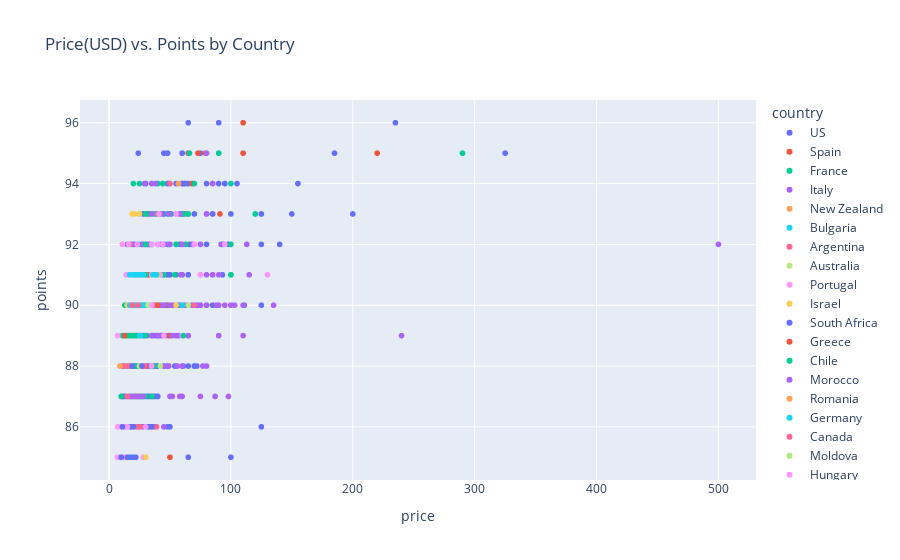

The notebook cell saved with this chart:
### Markdown cell above
The scatter plot below checks if there is a correlation between wine quality (points) and its price.

### Code cell
# Plot scatter plot
fig = px.scatter(wine_df, x='price', y='points', color='country', hover_data=['variety', 'winery'],
                 title='Price(USD) vs. Points by Country')
fig.show()

### Figure 1 — Plotly figure (JSON) as saved in the notebook; plotly's stock layout.template omitted (floating-point values rounded to 4 significant figures; data arrays with more than 128 entries replaced by an {"elided": "..."} marker saying what was removed)
{"data": [{"customdata": {"elided": "504x2 str values"}, "hovertemplate": "country=US<br>price=%{x}<br>points=%{y}<br>variety=%{customdata[0]}<br>winery=%{customdata[1]}<extra></extra>", "legendgroup": "US", "marker": {"color": "#636efa", "symbol": "circle"}, "mode": "markers", "name": "US", "showlegend": true, "type": "scattergl", "x": {"elided": "504 int values"}, "xaxis": "x", "y": {"elided": "504 int values"}, "yaxis": "y"}, {"customdata": [["Tinta de Toro", "Bodega Carmen Rodr√≠guez"], ["Tinta de Toro", "Numanthia"], ["Tinta de Toro", "Maurodos"], ["Tinta de Toro", "Bodega Carmen Rodr√≠guez"], ["Tempranillo", "Valduero"], ["Tempranillo Blend", "Muga"], ["Tinta de Toro", "Numanthia"], ["Menc√≠a", "Don Bernardino"], ["Palomino", "Gonz√°lez Byass"], ["Monastrell", "Casa de la Ermita"], ["Tempranillo", "Pagos del Rey"], ["Tempranillo", "Valdelacierva"], ["Albari√±o", "Mar de Vi√±as"], ["Sparkling Blend", "Bohigas"], ["Tempranillo", "CVNE"], ["Tempranillo Blend", "Marqu√©s de C√°ceres"], ["Tinta de Toro", "Pagos del Rey"], ["Godello", "Valdesil"], ["Red Blend", "Jaspi"], ["Sparkling Blend", "Sumarroca"], ["Tempranillo", "Val de Los Frailes"], ["Tempranillo Blend", "Yuntero"], ["Tempranillo Blend", "Bodega Classica"], ["Red Blend", "Matarromera"], ["Albari√±o", "Granbaz√°n"], ["Tempranillo", "Matarromera"], ["Tempranillo", "Quintana de Cue"], ["Tempranillo", "Casa del Valle"], ["Albari√±o", "Palacio de Fefi√±anes"], ["White Blend", "Valquejigoso"], ["Sparkling Blend", "Sumarroca"], ["Tempranillo", "Trus"], ["Sherry", "Bodegas Dios Baco S.L."], ["Tempranillo", "Condado de Oriza"], ["Sherry", "Delgado Zuleta"], ["Tempranillo Blend", "Se√±or√≠o de Sotillo"], ["Red Blend", "Portal del Montsant"], ["Red Blend", "Vega Escal"], ["Albari√±o", "Mar de Frades"], ["Tempranillo", "Maitea"], ["Sparkling Blend", "Castellroig"], ["Tempranillo", "Bodegas Muriel"], ["Tempranillo Blend", "Burgo Viejo"], ["Tempranillo", "Lleiroso"], ["Red Blend", "Pago de Carraovejas"], ["Albari√±o", "Castro Brey"], ["Tempranillo", "Venta Morales"], ["Sparkling Blend", "Llopart"], ["Palomino", "Gonz√°lez Byass"], ["Red Blend", "Vivanco"], ["Red Blend", "Bernard Magrez"], ["Tempranillo Blend", "Beronia"], ["Sparkling Blend", "Llopart"], ["Sparkling Blend", "Torell√≥"], ["Godello", "Dominio Do Bibei"], ["Palomino", "Gonz√°lez Byass"], ["Tempranillo", "Maset del Lle√≥"], ["Sherry", "Lustau"], ["Tempranillo", "San Vicente"], ["Garnacha", "Par√©s Balt√†"], ["Tempranillo Blend", "Rioja Vega"], ["Tempranillo", "Valdub√≥n"], ["Menc√≠a", "Losada"], ["Monastrell", "Finca Hispana"]], "hovertemplate": "country=Spain<br>price=%{x}<br>points=%{y}<br>variety=%{customdata[0]}<br>winery=%{customdata[1]}<extra></extra>", "legendgroup": "Spain", "marker": {"color": "#EF553B", "symbol": "circle"}, "mode": "markers", "name": "Spain", "showlegend": true, "type": "scattergl", "x": [110, 73, 65, 110, 80, 79, 220, 17, 26, null, 22, 17, 17, 17, 44, 44, 30, 25, 22, 18, 30, 17, 68, null, 22, 32, 35, 28, 26, 49, 18, 27, 25, 15, 16, 15, 28, 23, 25, 12, 18, 20, 17, 64, 91, 20, 11, 35, 26, 50, 26, 21, 35, 25, 36, 26, 30, 30, 61, 50, 35, 24, 25, 15], "xaxis": "x", "y": [96, 95, 95, 95, 95, 95, 95, 90, 90, 86, 90, 90, 90, 89, 89, 89, 89, 88, 87, 87, 88, 88, 94, 94, 91, 91, 90, 90, 90, 90, 87, 87, 87, 87, 87, 87, 87, 89, 89, 89, 89, 90, 90, 93, 93, 90, 88, 90, 90, 85, 89, 90, 90, 90, 90, 90, 90, 93, 93, 89, 90, 90, 88, 87], "yaxis": "y"}, {"customdata": {"elided": "172x2 str values"}, "hovertemplate": "country=France<br>price=%{x}<br>points=%{y}<br>variety=%{customdata[0]}<br>winery=%{customdata[1]}<extra></extra>", "legendgroup": "France", "marker": {"color": "#00cc96", "symbol": "circle"}, "mode": "markers", "name": "France", "showlegend": true, "type": "scattergl", "x": {"elided": "172 int values"}, "xaxis": "x", "y": {"elided": "172 int values"}, "yaxis": "y"}, {"customdata": {"elided": "163x2 str values"}, "hovertemplate": "country=Italy<br>price=%{x}<br>points=%{y}<br>variety=%{customdata[0]}<br>winery=%{customdata[1]}<extra></extra>", "legendgroup": "Italy", "marker": {"color": "#ab63fa", "symbol": "circle"}, "mode": "markers", "name": "Italy", "showlegend": true, "type": "scattergl", "x": {"elided": "163 int values"}, "xaxis": "x", "y": {"elided": "163 int values"}, "yaxis": "y"}, {"customdata": [["Chardonnay", "Kumeu River"], ["Chardonnay", "Kumeu River"]], "hovertemplate": "country=New Zealand<br>price=%{x}<br>points=%{y}<br>variety=%{customdata[0]}<br>winery=%{customdata[1]}<extra></extra>", "legendgroup": "New Zealand", "marker": {"color": "#FFA15A", "symbol": "circle"}, "mode": "markers", "name": "New Zealand", "showlegend": true, "type": "scattergl", "x": [57, 57], "xaxis": "x", "y": [94, 94], "yaxis": "y"}, {"customdata": [["Mavrud", "Villa Melnik"], ["Mavrud", "Edoardo Miroglio"], ["Chardonnay", "Vini"], ["Syrah", "Castra Rubra"], ["Pinot Noir", "Vini"]], "hovertemplate": "country=Bulgaria<br>price=%{x}<br>points=%{y}<br>variety=%{customdata[0]}<br>winery=%{customdata[1]}<extra></extra>", "legendgroup": "Bulgaria", "marker": {"color": "#19d3f3", "symbol": "circle"}, "mode": "markers", "name": "Bulgaria", "showlegend": true, "type": "scattergl", "x": [15, 26, 9, 28, 10], "xaxis": "x", "y": [90, 90, 85, 90, 88], "yaxis": "y"}, {"customdata": [["Malbec", "Matias Riccitelli"], ["Malbec", "Navarro Correas"], ["Ros√©", "Zorzal"], ["Malbec", "Vi√±alba"], ["Bordeaux-style Red Blend", "Piattelli"], ["Malbec", "Tupun"], ["Cabernet Sauvignon", "Lamadrid"], ["Cabernet Sauvignon", "Pascual Toso"], ["Sauvignon Blanc", "Finca Las Moras"], ["Malbec", "Bota Box"], ["Malbec", "Don Miguel Gasc√≥n"], ["Torront√©s", "Finca la Malena"], ["Malbec", "Domaine Jean Bousquet"], ["Torront√©s", "Via Revolucionaria"], ["Malbec-Cabernet Sauvignon", "Bodega Las Ca√±itas"], ["Malbec", "The Seeker"], ["White Blend", "Chakana"], ["Bordeaux-style Red Blend", "Zorzal"], ["Sparkling Blend", "Cruzat"], ["Malbec", "Vi√±a Cobos"], ["Malbec", "Proemio"], ["Malbec", "Bodega Renacer"], ["Torront√©s", "Trapiche"], ["Cabernet Franc", "Verum"], ["Torront√©s", "Quara"]], "hovertemplate": "country=Argentina<br>price=%{x}<br>points=%{y}<br>variety=%{customdata[0]}<br>winery=%{customdata[1]}<extra></extra>", "legendgroup": "Argentina", "marker": {"color": "#FF6692", "symbol": "circle"}, "mode": "markers", "name": "Argentina", "showlegend": true, "type": "scattergl", "x": [30, 25, 12, 15, 26, 15, 15, 50, 10, 23, 15, 14, 25, 26, 39, 14, 13, 30, 15, 40, 11, 12, 18, 29, 12], "xaxis": "x", "y": [91, 91, 86, 86, 88, 87, 88, 94, 86, 86, 86, 86, 88, 86, 86, 85, 85, 85, 85, 93, 85, 85, 88, 88, 88], "yaxis": "y"}, {"customdata": [["Pinot Noir", "Moorooduc"], ["Pinot Noir", "Riposte"], ["Pinot Noir", "Giant Steps"], ["Shiraz", "D'Arenberg"], ["Pinot Noir", "Dalrymple"], ["Chardonnay", "Heggies Vineyard"]], "hovertemplate": "country=Australia<br>price=%{x}<br>points=%{y}<br>variety=%{customdata[0]}<br>winery=%{customdata[1]}<extra></extra>", "legendgroup": "Australia", "marker": {"color": "#B6E880", "symbol": "circle"}, "mode": "markers", "name": "Australia", "showlegend": true, "type": "scattergl", "x": [36, 20, 42, 65, 65, 25], "xaxis": "x", "y": [91, 90, 88, 90, 90, 88], "yaxis": "y"}, {"customdata": {"elided": "70x2 str values"}, "hovertemplate": "country=Portugal<br>price=%{x}<br>points=%{y}<br>variety=%{customdata[0]}<br>winery=%{customdata[1]}<extra></extra>", "legendgroup": "Portugal", "marker": {"color": "#FF97FF", "symbol": "circle"}, "mode": "markers", "name": "Portugal", "showlegend": true, "type": "scattergl", "x": [23, 15, 12, 10, 12, 7, 20, 55, 41, 40, 35, 95, 18, 130, 30, 14, 42, 15, 10, 12, 15, 13, null, 30, 45, 23, 70, 40, 23, 19, null, 16, 33, 19, 11, 10, 18, 7, 17, 11, 44, 18, 7, 17, 60, 18, 18, 30, 10, 9, 7, 12, 28, 11, 7, 8, 10, 9, 35, 17, 22, 28, 75, 30, null, null, 26, null, 16, 35], "xaxis": "x", "y": [91, 91, 86, 86, 86, 86, 89, 93, 93, 92, 92, 92, 91, 91, 91, 91, 91, 86, 86, 86, 86, 86, 86, 86, 89, 92, 92, 92, 92, 91, 91, 91, 90, 90, 85, 85, 89, 89, 89, 92, 92, 89, 89, 89, 89, 89, 90, 90, 85, 85, 85, 85, 85, 85, 85, 85, 85, 85, 91, 91, 91, 91, 91, 91, 91, 91, 91, 91, 91, 88], "yaxis": "y"}, {"customdata": [["Cabernet Sauvignon", "Binyamina"], ["Cabernet Sauvignon", "Bazelet HaGolan"], ["Chardonnay", "Carmel"], ["Cabernet Sauvignon", "Segal's"], ["Cabernet Sauvignon", "Tabor"], ["Red Blend", "Tulip Winery"], ["Cabernet Sauvignon", "Yatir"], ["Chardonnay", "Carmel"]], "hovertemplate": "country=Israel<br>price=%{x}<br>points=%{y}<br>variety=%{customdata[0]}<br>winery=%{customdata[1]}<extra></extra>", "legendgroup": "Israel", "marker": {"color": "#FECB52", "symbol": "circle"}, "mode": "markers", "name": "Israel", "showlegend": true, "type": "scattergl", "x": [25, 40, 30, 20, 15, 40, 55, 30], "xaxis": "x", "y": [91, 91, 85, 90, 90, 90, 90, 85], "yaxis": "y"}, {"customdata": [["Sauvignon Blanc", "Waterkloof"], ["Sauvignon Blanc", "Bouchard Finlayson"], ["Sauvignon Blanc", "Vergelegen"], ["Sauvignon Blanc", "Fat Barrel"], ["Sauvignon Blanc", "Long Neck"], ["Chardonnay", "Bouchard Finlayson"], ["Sauvignon Blanc", "Graham Beck"], ["Chardonnay", "Vergelegen"], ["Chenin Blanc", "Essay"], ["Sauvignon Blanc", "Noble Hill"]], "hovertemplate": "country=South Africa<br>price=%{x}<br>points=%{y}<br>variety=%{customdata[0]}<br>winery=%{customdata[1]}<extra></extra>", "legendgroup": "South Africa", "marker": {"color": "#636efa", "symbol": "circle"}, "mode": "markers", "name": "South Africa", "showlegend": true, "type": "scattergl", "x": [20, 20, 35, 11, 10, 20, 16, 22, 10, 15], "xaxis": "x", "y": [86, 86, 86, 86, 85, 85, 85, 85, 85, 85], "yaxis": "y"}, {"customdata": [["White Blend", "Hatzimichalis"], ["Assyrtiko", "Boutari"], ["Malagouzia", "Alpha Estate"], ["Agiorgitiko", "Boutari"], ["Agiorgitiko", "Boutari"], ["Assyrtiko", "Santo Wines"], ["Assyrtiko", "Santo Wines"], ["White Blend", "Zacharias"]], "hovertemplate": "country=Greece<br>price=%{x}<br>points=%{y}<br>variety=%{customdata[0]}<br>winery=%{customdata[1]}<extra></extra>", "legendgroup": "Greece", "marker": {"color": "#EF553B", "symbol": "circle"}, "mode": "markers", "name": "Greece", "showlegend": true, "type": "scattergl", "x": [24, 21, 18, 17, 17, 20, 20, 13], "xaxis": "x", "y": [89, 89, 89, 89, 89, 90, 90, 89], "yaxis": "y"}, {"customdata": [["Carmen√®re", "Vi√±a Bisquertt"], ["Red Blend", "Estampa"], ["Cabernet Sauvignon-Cabernet Franc", "Santa Alba"], ["Red Blend", "Casa Donoso"], ["Red Blend", "Estampa"], ["Bordeaux-style Red Blend", "Caliterra"], ["Cabernet Sauvignon", "Primus"], ["Pinot Noir", "Ritual"], ["Syrah", "San Pedro"], ["Cabernet Sauvignon", "Viu Manent"], ["Sauvignon Blanc", "Claro"], ["Red Blend", "Santa Ema"], ["Bordeaux-style Red Blend", "Caliterra"], ["Red Blend", "Vi√±a Bisquertt"], ["Sauvignon Blanc", "Claro"], ["Sauvignon Blanc", "Concha y Toro"], ["Red Blend", "Maray"], ["Cabernet Sauvignon", "Maquis"], ["Red Blend", "Koyle"], ["Red Blend", "Maquis"], ["Petit Verdot", "Von Siebenthal"]], "hovertemplate": "country=Chile<br>price=%{x}<br>points=%{y}<br>variety=%{customdata[0]}<br>winery=%{customdata[1]}<extra></extra>", "legendgroup": "Chile", "marker": {"color": "#00cc96", "symbol": "circle"}, "mode": "markers", "name": "Chile", "showlegend": true, "type": "scattergl", "x": [20, 19, 30, 61, 19, 30, 20, 20, 20, 25, 17, 24, 30, 100, 17, 22, 26, 20, 100, 30, 100], "xaxis": "x", "y": [89, 89, 89, 89, 89, 92, 89, 89, 89, 89, 89, 90, 92, 92, 89, 89, 89, 89, 91, 91, 91], "yaxis": "y"}, {"customdata": [["Syrah-Grenache", "Bernard Magrez"]], "hovertemplate": "country=Morocco<br>price=%{x}<br>points=%{y}<br>variety=%{customdata[0]}<br>winery=%{customdata[1]}<extra></extra>", "legendgroup": "Morocco", "marker": {"color": "#ab63fa", "symbol": "circle"}, "mode": "markers", "name": "Morocco", "showlegend": true, "type": "scattergl", "x": [35], "xaxis": "x", "y": [93], "yaxis": "y"}, {"customdata": [["Ros√©", "Cramele Halewood"], ["Pinot Noir", "Cramele Halewood"]], "hovertemplate": "country=Romania<br>price=%{x}<br>points=%{y}<br>variety=%{customdata[0]}<br>winery=%{customdata[1]}<extra></extra>", "legendgroup": "Romania", "marker": {"color": "#FFA15A", "symbol": "circle"}, "mode": "markers", "name": "Romania", "showlegend": true, "type": "scattergl", "x": [9, 9], "xaxis": "x", "y": [88, 88], "yaxis": "y"}, {"customdata": [["Riesling", "Friedrich-Wilhelm-Gymnasium"], ["Silvaner", "Th√∂rle"], ["Lemberger", "Schnaitmann"], ["Riesling", "Dr. H. Thanisch (Erben Thanisch)"], ["Fr√ºburgunder", "Winzergenossenschaft Mayschoss-Altenahr"], ["Riesling", "Dr. Pauly Bergweiler"], ["Riesling", "Kirsten"], ["Riesling", "Max Ferd. Richter"], ["Riesling", "Dr. H. Thanisch (Erben Thanisch)"], ["Riesling", "Domdechant Werner"], ["Riesling", "Bisch√∂fliche Weing√ºter Trier"], ["Riesling", "Schloss Vollrads"], ["Scheurebe", "B√ºrgermeister Willi Schweinhardt"], ["Riesling", "C.H. Berres"], ["Riesling", "Dr. Heidemanns-Bergweiler"], ["Riesling", "Dr. Heidemanns-Bergweiler"], ["Riesling", "Dr. Loosen"], ["Riesling", "Dr. Pauly Bergweiler"], ["Riesling", "Bisch√∂fliche Weing√ºter Trier"], ["Riesling", "Bollig-Lehnert"], ["Riesling", "Dr. Heidemanns-Bergweiler"], ["Riesling", "Dr. H. Thanisch (Erben Thanisch)"], ["Pinot Gris", "Franz Keller"], ["Riesling", "St. Urbans-Hof"], ["Riesling", "Weingut Georg Albrecht Schneider"], ["Riesling", "Emil Reichart"], ["Lemberger", "Grafen Neipperg"]], "hovertemplate": "country=Germany<br>price=%{x}<br>points=%{y}<br>variety=%{customdata[0]}<br>winery=%{customdata[1]}<extra></extra>", "legendgroup": "Germany", "marker": {"color": "#19d3f3", "symbol": "circle"}, "mode": "markers", "name": "Germany", "showlegend": true, "type": "scattergl", "x": [23, 39, 25, 31, 40, 26, 22, 17, 31, 36, 23, 25, 21, 28, 25, 38, 22, 26, 23, 23, 30, 30, 25, 60, 17, 20, 24], "xaxis": "x", "y": [91, 91, 90, 90, 90, 89, 90, 90, 90, 91, 91, 91, 91, 91, 91, 91, 91, 91, 91, 91, 90, 90, 89, 90, 91, 91, 91], "yaxis": "y"}, {"customdata": [["Bordeaux-style Red Blend", "Mission Hill"], ["Riesling", "Cave Spring"], ["Riesling", "Mission Hill"], ["Pinot Gris", "Tinhorn Creek"], ["Syrah", "Burrowing Owl"]], "hovertemplate": "country=Canada<br>price=%{x}<br>points=%{y}<br>variety=%{customdata[0]}<br>winery=%{customdata[1]}<extra></extra>", "legendgroup": "Canada", "marker": {"color": "#FF6692", "symbol": "circle"}, "mode": "markers", "name": "Canada", "showlegend": true, "type": "scattergl", "x": [70, 17, 24, 19, 38], "xaxis": "x", "y": [90, 92, 90, 90, 90], "yaxis": "y"}, {"customdata": [["White Blend", "Purcari"]], "hovertemplate": "country=Moldova<br>price=%{x}<br>points=%{y}<br>variety=%{customdata[0]}<br>winery=%{customdata[1]}<extra></extra>", "legendgroup": "Moldova", "marker": {"color": "#B6E880", "symbol": "circle"}, "mode": "markers", "name": "Moldova", "showlegend": true, "type": "scattergl", "x": [32], "xaxis": "x", "y": [90], "yaxis": "y"}, {"customdata": [["Kekfrankos", "Weninger"], ["Furmint", "Royal Tokaji"]], "hovertemplate": "country=Hungary<br>price=%{x}<br>points=%{y}<br>variety=%{customdata[0]}<br>winery=%{customdata[1]}<extra></extra>", "legendgroup": "Hungary", "marker": {"color": "#FF97FF", "symbol": "circle"}, "mode": "markers", "name": "Hungary", "showlegend": true, "type": "scattergl", "x": [35, 16], "xaxis": "x", "y": [90, 92], "yaxis": "y"}, {"customdata": [["St. Laurent", "Johanneshof Reinisch"], ["Blauburgunder", "Meinklang"], ["Blaufr√§nkisch", "Muhr-Van der Niepoort"], ["Pinot Noir", "Schwarz Wein"]], "hovertemplate": "country=Austria<br>price=%{x}<br>points=%{y}<br>variety=%{customdata[0]}<br>winery=%{customdata[1]}<extra></extra>", "legendgroup": "Austria", "marker": {"color": "#FECB52", "symbol": "circle"}, "mode": "markers", "name": "Austria", "showlegend": true, "type": "scattergl", "x": [21, 19, 25, null], "xaxis": "x", "y": [93, 93, 93, 93], "yaxis": "y"}, {"customdata": [["White Blend", "Bibich"], ["Posip", "Bibich"]], "hovertemplate": "country=Croatia<br>price=%{x}<br>points=%{y}<br>variety=%{customdata[0]}<br>winery=%{customdata[1]}<extra></extra>", "legendgroup": "Croatia", "marker": {"color": "#636efa", "symbol": "circle"}, "mode": "markers", "name": "Croatia", "showlegend": true, "type": "scattergl", "x": [19, 27], "xaxis": "x", "y": [88, 88], "yaxis": "y"}, {"customdata": [["Ribolla Gialla", "Principiano Ferdinando"]], "hovertemplate": "country=Slovenia<br>price=%{x}<br>points=%{y}<br>variety=%{customdata[0]}<br>winery=%{customdata[1]}<extra></extra>", "legendgroup": "Slovenia", "marker": {"color": "#EF553B", "symbol": "circle"}, "mode": "markers", "name": "Slovenia", "showlegend": true, "type": "scattergl", "x": [40], "xaxis": "x", "y": [90], "yaxis": "y"}], "layout": {"legend": {"title": {"text": "country"}, "tracegroupgap": 0}, "title": {"text": "Price(USD) vs. Points by Country"}, "xaxis": {"anchor": "y", "domain": [0, 1], "title": {"text": "price"}}, "yaxis": {"anchor": "x", "domain": [0, 1], "title": {"text": "points"}}}}
